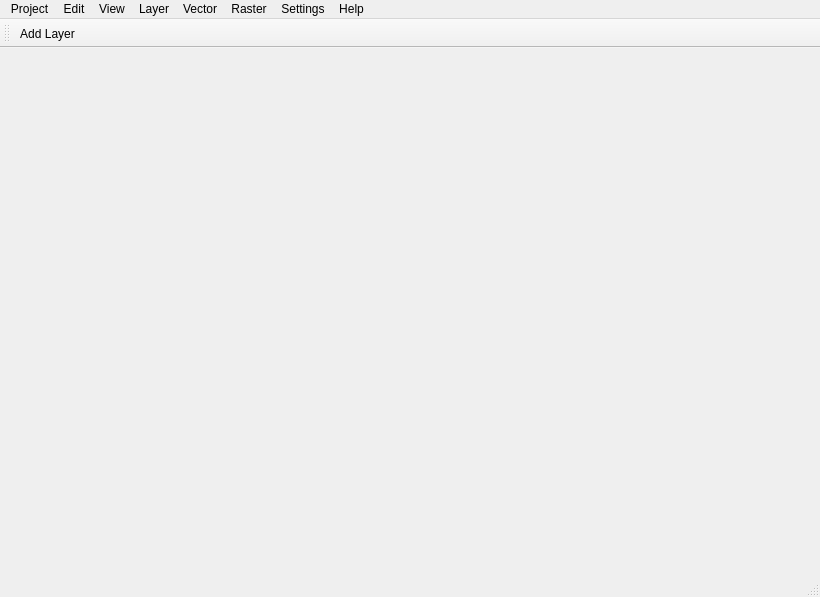
<?xml version="1.0" encoding="UTF-8"?>
<ui version="4.0">
 <class>MainWindow</class>
 <widget class="QMainWindow" name="MainWindow">
  <property name="geometry">
   <rect>
    <x>0</x>
    <y>0</y>
    <width>820</width>
    <height>597</height>
   </rect>
  </property>
  <property name="minimumSize">
   <size>
    <width>600</width>
    <height>400</height>
   </size>
  </property>
  <property name="windowTitle">
   <string>πGIS</string>
  </property>
  <property name="locale">
   <locale language="English" country="UnitedStates"/>
  </property>
  <property name="animated">
   <bool>true</bool>
  </property>
  <widget class="QWidget" name="centralwidget">
   <property name="sizePolicy">
    <sizepolicy hsizetype="Expanding" vsizetype="Expanding">
     <horstretch>0</horstretch>
     <verstretch>0</verstretch>
    </sizepolicy>
   </property>
   <layout class="QHBoxLayout" name="horizontalLayout_2">
    <property name="leftMargin">
     <number>0</number>
    </property>
    <property name="topMargin">
     <number>0</number>
    </property>
    <property name="rightMargin">
     <number>0</number>
    </property>
    <property name="bottomMargin">
     <number>0</number>
    </property>
    <item>
     <layout class="QHBoxLayout" name="mainLayout"/>
    </item>
   </layout>
  </widget>
  <widget class="QMenuBar" name="menuBar">
   <property name="geometry">
    <rect>
     <x>0</x>
     <y>0</y>
     <width>820</width>
     <height>22</height>
    </rect>
   </property>
   <widget class="QMenu" name="menuLayer">
    <property name="title">
     <string>Layer</string>
    </property>
    <widget class="QMenu" name="menuCreateLayer">
     <property name="title">
      <string>Create Layer</string>
     </property>
     <addaction name="actionNewShapefileLayer"/>
    </widget>
    <addaction name="menuCreateLayer"/>
    <addaction name="actionAddLayer"/>
    <addaction name="actionCopyLayer"/>
    <addaction name="separator"/>
    <addaction name="actionEnableEditing"/>
   </widget>
   <widget class="QMenu" name="menuSettings">
    <property name="title">
     <string>Settings</string>
    </property>
    <addaction name="actionOptions"/>
   </widget>
   <widget class="QMenu" name="menuVector">
    <property name="title">
     <string>Vector</string>
    </property>
   </widget>
   <widget class="QMenu" name="menuRaster">
    <property name="title">
     <string>Raster</string>
    </property>
   </widget>
   <widget class="QMenu" name="menuHelp">
    <property name="title">
     <string>Help</string>
    </property>
    <addaction name="actionAbout"/>
   </widget>
   <widget class="QMenu" name="menuView">
    <property name="title">
     <string>View</string>
    </property>
    <addaction name="actionShowToolBar"/>
   </widget>
   <widget class="QMenu" name="menuEdit">
    <property name="title">
     <string>Edit</string>
    </property>
    <addaction name="actionCut"/>
    <addaction name="actionCopy"/>
    <addaction name="separator"/>
    <addaction name="actionPaste"/>
    <addaction name="actionPasteAs"/>
    <addaction name="separator"/>
   </widget>
   <widget class="QMenu" name="menuProject">
    <property name="title">
     <string>Project</string>
    </property>
    <addaction name="actionProjectNew"/>
    <addaction name="separator"/>
    <addaction name="actionProjectOpen"/>
    <addaction name="separator"/>
    <addaction name="actionProjectSave"/>
    <addaction name="actionProjectSaveAs"/>
    <addaction name="actionSaveImage"/>
    <addaction name="separator"/>
    <addaction name="actionExit"/>
   </widget>
   <addaction name="menuProject"/>
   <addaction name="menuEdit"/>
   <addaction name="menuView"/>
   <addaction name="menuLayer"/>
   <addaction name="menuVector"/>
   <addaction name="menuRaster"/>
   <addaction name="menuSettings"/>
   <addaction name="menuHelp"/>
  </widget>
  <widget class="QStatusBar" name="statusBar"/>
  <widget class="QToolBar" name="toolBar">
   <property name="windowTitle">
    <string>toolBar</string>
   </property>
   <property name="allowedAreas">
    <set>Qt::BottomToolBarArea|Qt::TopToolBarArea</set>
   </property>
   <attribute name="toolBarArea">
    <enum>TopToolBarArea</enum>
   </attribute>
   <attribute name="toolBarBreak">
    <bool>false</bool>
   </attribute>
   <addaction name="actionAddLayer"/>
  </widget>
  <action name="actionProjectNew">
   <property name="text">
    <string>New</string>
   </property>
  </action>
  <action name="actionProjectOpen">
   <property name="text">
    <string>Open</string>
   </property>
   <property name="shortcut">
    <string>Ctrl+O</string>
   </property>
  </action>
  <action name="actionProjectSave">
   <property name="text">
    <string>Save</string>
   </property>
   <property name="shortcut">
    <string>Ctrl+S</string>
   </property>
  </action>
  <action name="actionExit">
   <property name="text">
    <string>Exit πGIS</string>
   </property>
  </action>
  <action name="actionAbout">
   <property name="text">
    <string>About</string>
   </property>
  </action>
  <action name="actionCut">
   <property name="text">
    <string>Cut Features</string>
   </property>
  </action>
  <action name="actionCopy">
   <property name="text">
    <string>Copy Features</string>
   </property>
  </action>
  <action name="actionPaste">
   <property name="text">
    <string>Paste Features</string>
   </property>
  </action>
  <action name="actionPasteAs">
   <property name="text">
    <string>Paste As</string>
   </property>
  </action>
  <action name="actionCopyLayer">
   <property name="text">
    <string>Copy Layer</string>
   </property>
  </action>
  <action name="actionEnableEditing">
   <property name="checkable">
    <bool>true</bool>
   </property>
   <property name="text">
    <string>Enable Editing</string>
   </property>
  </action>
  <action name="actionShowToolBar">
   <property name="checkable">
    <bool>true</bool>
   </property>
   <property name="checked">
    <bool>true</bool>
   </property>
   <property name="text">
    <string>Show Tool Bar</string>
   </property>
  </action>
  <action name="actionSaveImage">
   <property name="text">
    <string>Save Map As Image</string>
   </property>
  </action>
  <action name="actionProjectSaveAs">
   <property name="text">
    <string>Save As</string>
   </property>
   <property name="shortcut">
    <string>Ctrl+Shift+S</string>
   </property>
  </action>
  <action name="actionNewShapefileLayer">
   <property name="text">
    <string>New Shapefile Layer</string>
   </property>
  </action>
  <action name="actionOptions">
   <property name="text">
    <string>Options</string>
   </property>
  </action>
  <action name="actionAddLayer">
   <property name="text">
    <string>Add Layer</string>
   </property>
  </action>
 </widget>
 <resources/>
 <connections>
  <connection>
   <sender>actionProjectNew</sender>
   <signal>triggered()</signal>
   <receiver>MainWindow</receiver>
   <slot>new_project()</slot>
   <hints>
    <hint type="sourcelabel">
     <x>-1</x>
     <y>-1</y>
    </hint>
    <hint type="destinationlabel">
     <x>380</x>
     <y>323</y>
    </hint>
   </hints>
  </connection>
  <connection>
   <sender>actionProjectOpen</sender>
   <signal>triggered()</signal>
   <receiver>MainWindow</receiver>
   <slot>open_project()</slot>
   <hints>
    <hint type="sourcelabel">
     <x>-1</x>
     <y>-1</y>
    </hint>
    <hint type="destinationlabel">
     <x>380</x>
     <y>323</y>
    </hint>
   </hints>
  </connection>
  <connection>
   <sender>actionProjectSave</sender>
   <signal>triggered()</signal>
   <receiver>MainWindow</receiver>
   <slot>save_project()</slot>
   <hints>
    <hint type="sourcelabel">
     <x>-1</x>
     <y>-1</y>
    </hint>
    <hint type="destinationlabel">
     <x>380</x>
     <y>323</y>
    </hint>
   </hints>
  </connection>
  <connection>
   <sender>actionProjectSaveAs</sender>
   <signal>triggered()</signal>
   <receiver>MainWindow</receiver>
   <slot>save_project_as()</slot>
   <hints>
    <hint type="sourcelabel">
     <x>-1</x>
     <y>-1</y>
    </hint>
    <hint type="destinationlabel">
     <x>380</x>
     <y>323</y>
    </hint>
   </hints>
  </connection>
  <connection>
   <sender>actionExit</sender>
   <signal>triggered()</signal>
   <receiver>MainWindow</receiver>
   <slot>exit_app()</slot>
   <hints>
    <hint type="sourcelabel">
     <x>-1</x>
     <y>-1</y>
    </hint>
    <hint type="destinationlabel">
     <x>380</x>
     <y>323</y>
    </hint>
   </hints>
  </connection>
  <connection>
   <sender>actionAbout</sender>
   <signal>triggered()</signal>
   <receiver>MainWindow</receiver>
   <slot>show_about_page()</slot>
   <hints>
    <hint type="sourcelabel">
     <x>-1</x>
     <y>-1</y>
    </hint>
    <hint type="destinationlabel">
     <x>380</x>
     <y>323</y>
    </hint>
   </hints>
  </connection>
  <connection>
   <sender>actionAddLayer</sender>
   <signal>triggered()</signal>
   <receiver>MainWindow</receiver>
   <slot>add_layer()</slot>
   <hints>
    <hint type="sourcelabel">
     <x>-1</x>
     <y>-1</y>
    </hint>
    <hint type="destinationlabel">
     <x>380</x>
     <y>323</y>
    </hint>
   </hints>
  </connection>
  <connection>
   <sender>actionOptions</sender>
   <signal>triggered()</signal>
   <receiver>MainWindow</receiver>
   <slot>show_options_page()</slot>
   <hints>
    <hint type="sourcelabel">
     <x>-1</x>
     <y>-1</y>
    </hint>
    <hint type="destinationlabel">
     <x>380</x>
     <y>323</y>
    </hint>
   </hints>
  </connection>
  <connection>
   <sender>actionShowToolBar</sender>
   <signal>toggled(bool)</signal>
   <receiver>toolBar</receiver>
   <slot>setVisible(bool)</slot>
   <hints>
    <hint type="sourcelabel">
     <x>-1</x>
     <y>-1</y>
    </hint>
    <hint type="destinationlabel">
     <x>409</x>
     <y>34</y>
    </hint>
   </hints>
  </connection>
  <connection>
   <sender>actionEnableEditing</sender>
   <signal>toggled(bool)</signal>
   <receiver>MainWindow</receiver>
   <slot>switch_editing()</slot>
   <hints>
    <hint type="sourcelabel">
     <x>-1</x>
     <y>-1</y>
    </hint>
    <hint type="destinationlabel">
     <x>380</x>
     <y>323</y>
    </hint>
   </hints>
  </connection>
  <connection>
   <sender>actionCopyLayer</sender>
   <signal>triggered()</signal>
   <receiver>MainWindow</receiver>
   <slot>copy_layer()</slot>
   <hints>
    <hint type="sourcelabel">
     <x>-1</x>
     <y>-1</y>
    </hint>
    <hint type="destinationlabel">
     <x>380</x>
     <y>323</y>
    </hint>
   </hints>
  </connection>
 </connections>
 <slots>
  <slot>open_project()</slot>
  <slot>new_project()</slot>
  <slot>save_project()</slot>
  <slot>save_project_as()</slot>
  <slot>exit_app()</slot>
  <slot>show_about_page()</slot>
  <slot>add_layer()</slot>
  <slot>show_options_page()</slot>
  <slot>switch_tool_bar()</slot>
  <slot>switch_editing()</slot>
  <slot>copy_layer()</slot>
 </slots>
</ui>
